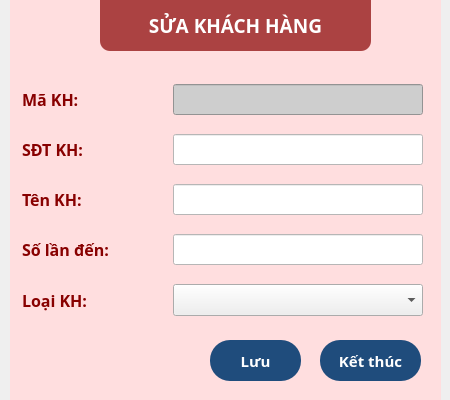
<?xml version="1.0" encoding="UTF-8"?>
<ui version="4.0">
 <class>customer_edit_form</class>
 <widget class="QDialog" name="customer_edit_form">
  <property name="geometry">
   <rect>
    <x>0</x>
    <y>0</y>
    <width>450</width>
    <height>400</height>
   </rect>
  </property>
  <property name="minimumSize">
   <size>
    <width>450</width>
    <height>400</height>
   </size>
  </property>
  <property name="maximumSize">
   <size>
    <width>450</width>
    <height>400</height>
   </size>
  </property>
  <property name="windowTitle">
   <string>Sửa khách hàng</string>
  </property>
  <property name="windowIcon">
   <iconset resource="bg_img.qrc">
    <normaloff>:/img/Barbershop/2.png</normaloff>:/img/Barbershop/2.png</iconset>
  </property>
  <property name="styleSheet">
   <string notr="true">QPushButton{
	padding: 10 0 10 0;
	border-radius: 20;
	color: rgb(255, 255, 255);
	background-color: rgb(31, 76, 124);
}
QPushButton:hover{
	background-color: rgb(46, 123, 175);
}
QPushButton:pressed{
	background-color: rgb(10, 158, 69);
}</string>
  </property>
  <widget class="QGroupBox" name="groupBox_2">
   <property name="geometry">
    <rect>
     <x>10</x>
     <y>60</y>
     <width>431</width>
     <height>331</height>
    </rect>
   </property>
   <property name="font">
    <font>
     <family>Noto Sans</family>
     <pointsize>16</pointsize>
     <weight>75</weight>
     <bold>true</bold>
    </font>
   </property>
   <property name="styleSheet">
    <string notr="true">QGroupBox{
	border: 0;
}</string>
   </property>
   <property name="title">
    <string/>
   </property>
   <widget class="QGroupBox" name="groupBox">
    <property name="geometry">
     <rect>
      <x>10</x>
      <y>0</y>
      <width>411</width>
      <height>271</height>
     </rect>
    </property>
    <property name="styleSheet">
     <string notr="true">QGroupBox{
	border: 0px;
}

QLineEdit{
	background-color: rgb(255, 255, 255);
}
QLabel {
	color: rgb(136, 0, 0);
}</string>
    </property>
    <widget class="QWidget" name="layoutWidget">
     <property name="geometry">
      <rect>
       <x>2</x>
       <y>11</y>
       <width>401</width>
       <height>261</height>
      </rect>
     </property>
     <layout class="QGridLayout" name="gridLayout_2">
      <item row="0" column="0">
       <widget class="QLabel" name="label_5">
        <property name="font">
         <font>
          <family>Noto Sans</family>
          <pointsize>12</pointsize>
          <weight>75</weight>
          <bold>true</bold>
         </font>
        </property>
        <property name="text">
         <string>Mã KH:</string>
        </property>
       </widget>
      </item>
      <item row="0" column="1">
       <widget class="QLineEdit" name="ma_kh_edit">
        <property name="minimumSize">
         <size>
          <width>200</width>
          <height>0</height>
         </size>
        </property>
        <property name="maximumSize">
         <size>
          <width>250</width>
          <height>16777215</height>
         </size>
        </property>
        <property name="font">
         <font>
          <family>Noto Sans</family>
          <pointsize>12</pointsize>
         </font>
        </property>
        <property name="styleSheet">
         <string notr="true">background-color: rgb(206, 206, 206);</string>
        </property>
        <property name="alignment">
         <set>Qt::AlignCenter</set>
        </property>
        <property name="readOnly">
         <bool>true</bool>
        </property>
       </widget>
      </item>
      <item row="1" column="0">
       <widget class="QLabel" name="label_3">
        <property name="font">
         <font>
          <family>Noto Sans</family>
          <pointsize>12</pointsize>
          <weight>75</weight>
          <bold>true</bold>
         </font>
        </property>
        <property name="text">
         <string>SĐT KH:</string>
        </property>
       </widget>
      </item>
      <item row="1" column="1">
       <widget class="QLineEdit" name="sdt_kh_edit">
        <property name="minimumSize">
         <size>
          <width>200</width>
          <height>0</height>
         </size>
        </property>
        <property name="maximumSize">
         <size>
          <width>250</width>
          <height>16777215</height>
         </size>
        </property>
        <property name="font">
         <font>
          <family>Noto Sans</family>
          <pointsize>12</pointsize>
         </font>
        </property>
        <property name="alignment">
         <set>Qt::AlignCenter</set>
        </property>
       </widget>
      </item>
      <item row="2" column="0">
       <widget class="QLabel" name="label_4">
        <property name="font">
         <font>
          <family>Noto Sans</family>
          <pointsize>12</pointsize>
          <weight>75</weight>
          <bold>true</bold>
         </font>
        </property>
        <property name="text">
         <string>Tên KH:</string>
        </property>
       </widget>
      </item>
      <item row="2" column="1">
       <widget class="QLineEdit" name="ten_kh_edit">
        <property name="minimumSize">
         <size>
          <width>200</width>
          <height>0</height>
         </size>
        </property>
        <property name="maximumSize">
         <size>
          <width>250</width>
          <height>16777215</height>
         </size>
        </property>
        <property name="font">
         <font>
          <family>Noto Sans</family>
          <pointsize>12</pointsize>
         </font>
        </property>
        <property name="alignment">
         <set>Qt::AlignCenter</set>
        </property>
       </widget>
      </item>
      <item row="3" column="0">
       <widget class="QLabel" name="label_7">
        <property name="font">
         <font>
          <family>Noto Sans</family>
          <pointsize>12</pointsize>
          <weight>75</weight>
          <bold>true</bold>
         </font>
        </property>
        <property name="text">
         <string>Số lần đến:</string>
        </property>
       </widget>
      </item>
      <item row="3" column="1">
       <widget class="QLineEdit" name="so_lan_edit">
        <property name="minimumSize">
         <size>
          <width>200</width>
          <height>0</height>
         </size>
        </property>
        <property name="maximumSize">
         <size>
          <width>250</width>
          <height>16777215</height>
         </size>
        </property>
        <property name="font">
         <font>
          <family>Noto Sans</family>
          <pointsize>12</pointsize>
         </font>
        </property>
        <property name="alignment">
         <set>Qt::AlignCenter</set>
        </property>
       </widget>
      </item>
      <item row="4" column="0">
       <widget class="QLabel" name="label_6">
        <property name="font">
         <font>
          <family>Noto Sans</family>
          <pointsize>12</pointsize>
          <weight>75</weight>
          <bold>true</bold>
         </font>
        </property>
        <property name="text">
         <string>Loại KH:</string>
        </property>
       </widget>
      </item>
      <item row="4" column="1">
       <widget class="QComboBox" name="loai_kh_cbx">
        <property name="minimumSize">
         <size>
          <width>0</width>
          <height>32</height>
         </size>
        </property>
       </widget>
      </item>
     </layout>
    </widget>
   </widget>
   <widget class="QPushButton" name="luu_kh_btn">
    <property name="geometry">
     <rect>
      <x>200</x>
      <y>280</y>
      <width>91</width>
      <height>41</height>
     </rect>
    </property>
    <property name="font">
     <font>
      <family>Noto Sans</family>
      <pointsize>11</pointsize>
      <weight>75</weight>
      <bold>true</bold>
     </font>
    </property>
    <property name="text">
     <string>Lưu</string>
    </property>
   </widget>
   <widget class="QPushButton" name="ket_thuc_kh_btn">
    <property name="geometry">
     <rect>
      <x>310</x>
      <y>280</y>
      <width>101</width>
      <height>41</height>
     </rect>
    </property>
    <property name="font">
     <font>
      <family>Noto Sans</family>
      <pointsize>11</pointsize>
      <weight>75</weight>
      <bold>true</bold>
     </font>
    </property>
    <property name="text">
     <string>Kết thúc</string>
    </property>
   </widget>
  </widget>
  <widget class="QWidget" name="widget_5" native="true">
   <property name="geometry">
    <rect>
     <x>10</x>
     <y>-20</y>
     <width>431</width>
     <height>531</height>
    </rect>
   </property>
   <property name="styleSheet">
    <string notr="true">border-radius: 20px;
background-color: rgb(255, 222, 223);
color: rgb(136, 0, 0);
</string>
   </property>
  </widget>
  <widget class="QLabel" name="label_15">
   <property name="geometry">
    <rect>
     <x>100</x>
     <y>0</y>
     <width>271</width>
     <height>51</height>
    </rect>
   </property>
   <property name="font">
    <font>
     <family>Noto Sans</family>
     <pointsize>14</pointsize>
     <weight>75</weight>
     <bold>true</bold>
    </font>
   </property>
   <property name="styleSheet">
    <string notr="true">color: rgb(255, 255, 255);
background-color: rgba(136, 0, 0, 70%);
border-radius: 0px;
border-bottom-left-radius: 10px;
border-bottom-right-radius: 10px;</string>
   </property>
   <property name="text">
    <string>SỬA KHÁCH HÀNG</string>
   </property>
   <property name="alignment">
    <set>Qt::AlignCenter</set>
   </property>
  </widget>
  <zorder>widget_5</zorder>
  <zorder>groupBox_2</zorder>
  <zorder>label_15</zorder>
 </widget>
 <tabstops>
  <tabstop>sdt_kh_edit</tabstop>
  <tabstop>ten_kh_edit</tabstop>
  <tabstop>loai_kh_cbx</tabstop>
  <tabstop>luu_kh_btn</tabstop>
  <tabstop>ket_thuc_kh_btn</tabstop>
 </tabstops>
 <resources>
  <include location="bg_img.qrc"/>
 </resources>
 <connections/>
</ui>
